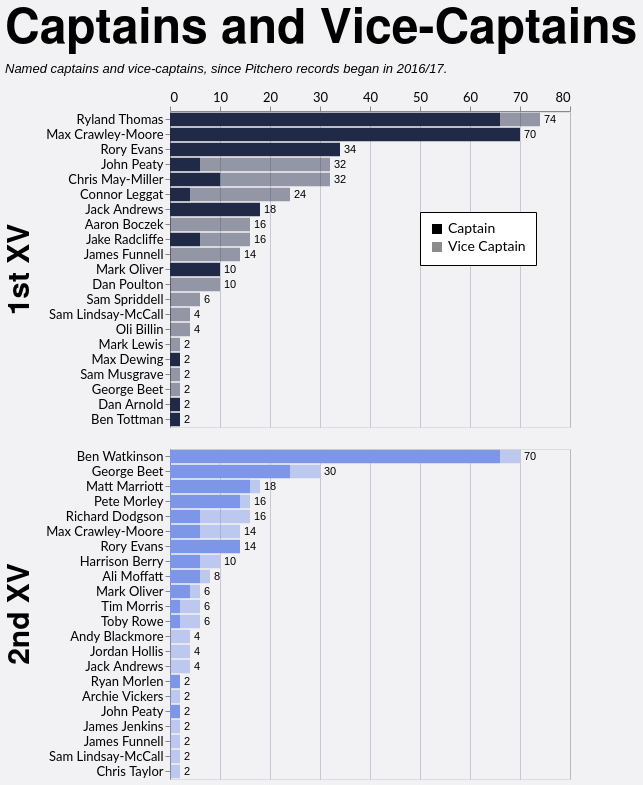

Write the Vega-Lite specification saved for this chart.
### Vega-Lite specification from a JSON file in a GitHub repository (floating-point values rounded to 4 significant figures; data arrays with more than 128 entries replaced by an {"elided": "..."} marker saying what was removed)
{"config": {"axis": {"labelFont": "Lato, sans-serif", "titleFont": "PT Sans Narrow, Helvetica Neue, Helvetica, Arial, sans-serif", "labelFontSize": 13, "titleFontSize": 24, "gridColor": "#202947", "gridOpacity": 0.2}, "header": {"labelFont": "PT Sans Narrow, Helvetica Neue, Helvetica, Arial, sans-serif", "titleFont": "PT Sans Narrow, Helvetica Neue, Helvetica, Arial, sans-serif", "labelFontSize": 24, "titleFontSize": 28, "labelFontWeight": "bold", "orient": "left"}, "legend": {"labelFont": "Lato, sans-serif", "titleFont": "PT Sans Narrow, Helvetica Neue, Helvetica, Arial, sans-serif", "labelFontSize": 14, "titleFontSize": 16, "titlePadding": 5, "fillColor": "white", "strokeColor": "black", "padding": 10, "titleFontWeight": "lighter", "titleFontStyle": "italic", "titleColor": "gray", "offset": 10}, "title": {"font": "PT Sans Narrow, Helvetica Neue, Helvetica, Arial, sans-serif", "fontSize": 48, "fontWeight": "bold", "anchor": "start", "align": "center", "titlePadding": 20, "subtitlePadding": 10, "subtitleFontSize": 13, "subtitleColor": "", "subtitleFontStyle": "italic", "offset": 15, "color": "black"}, "axisX": {"labelAngle": 0}, "facet": {"title": null, "header": null, "align": {"row": "each", "column": "each"}}, "resolve": {"scale": {"y": "independent", "facet": "independent"}}, "background": "#f2f1f4"}, "data": {"name": "data-db45d179549bc1fd2b948fb3db041b5b"}, "facet": {"row": {"field": "squad", "header": {"labelExpr": "datum.value + ' XV'", "labelFontSize": 30, "title": null}, "sort": ["1st", "2nd"], "title": null, "type": "nominal"}}, "spec": {"layer": [{"mark": {"type": "bar"}, "encoding": {"color": {"field": "squad", "legend": null, "scale": {"domain": ["1st", "2nd"], "range": ["#202946", "#7d96e8"]}, "sort": ["1st", "2nd"], "type": "nominal"}, "opacity": {"field": "role", "legend": {"legendX": 250, "legendY": 100, "orient": "none", "title": null}, "scale": {"domain": ["Captain", "Vice Captain"], "range": [1.0, 0.45]}, "sort": ["Captain", "Vice Captain"], "type": "nominal"}, "order": {"field": "stack_order", "sort": "ascending", "type": "quantitative"}, "tooltip": [{"field": "player", "title": "Player", "type": "nominal"}, {"field": "squad", "title": "Squad", "type": "nominal"}, {"field": "role", "title": "Role", "type": "nominal"}, {"field": "games_agg", "title": "Games", "type": "quantitative"}], "x": {"axis": {"orient": "top", "title": null}, "field": "x0", "type": "quantitative"}, "x2": {"field": "x2"}, "y": {"field": "player", "sort": {"field": "sort_total", "order": "descending"}, "title": null, "type": "nominal"}}, "transform": [{"aggregate": [{"op": "sum", "field": "games", "as": "games_agg"}, {"op": "max", "field": "sort_total", "as": "sort_total"}], "groupby": ["player", "squad", "role", "stack_order"]}, {"window": [{"op": "sum", "field": "games_agg", "as": "x2"}], "frame": [null, 0], "groupby": ["player", "squad"], "sort": [{"field": "stack_order", "order": "ascending"}]}, {"calculate": "datum.x2 - datum.games_agg", "as": "x0"}]}, {"mark": {"type": "text", "align": "left", "baseline": "middle", "color": "black", "dx": 4, "fontSize": 11}, "encoding": {"text": {"field": "total_games", "format": ".0f", "type": "quantitative"}, "x": {"axis": {"orient": "top", "title": null}, "field": "total_games", "type": "quantitative"}, "y": {"field": "player", "sort": {"field": "sort_total", "order": "descending"}, "title": null, "type": "nominal"}}, "transform": [{"aggregate": [{"op": "sum", "field": "games", "as": "total_games"}, {"op": "max", "field": "sort_total", "as": "sort_total"}], "groupby": ["player", "squad"]}]}], "height": {"step": 15}, "width": 400}, "resolve": {"scale": {"y": "independent"}}, "title": {"text": "Captains and Vice-Captains", "subtitle": "Named captains and vice-captains, since Pitchero records began in 2016/17."}, "$schema": "https://vega.github.io/schema/vega-lite/v5.20.1.json", "datasets": {"data-db45d179549bc1fd2b948fb3db041b5b": {"elided": "199 records"}}}
